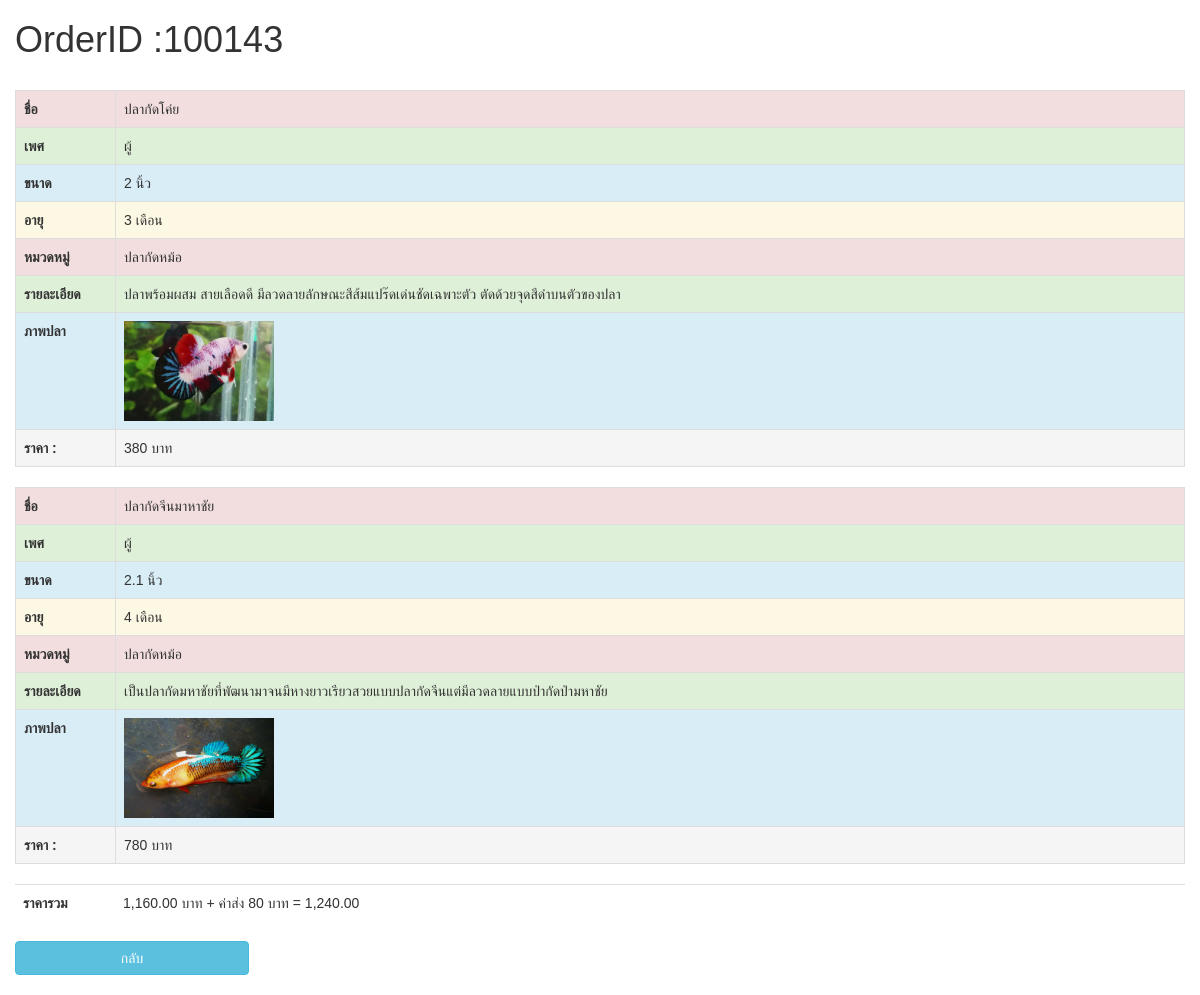
Screenshot of /admin/index.php?pagemenu=checkorder&OrderID=100143 with the database file from the repository.
### tables this page shows
CREATE TABLE IF NOT EXISTS `product` (
  `ProductID` int(100) NOT NULL AUTO_INCREMENT,
  `Product_Name` varchar(100) NOT NULL,
  `Product_Sex` varchar(100) NOT NULL,
  `Product_Size` varchar(100) NOT NULL,
  `Product_Age` varchar(100) NOT NULL,
  `ID_Category` int(100) NOT NULL,
  `Product_Content` varchar(10000) NOT NULL,
  `Product_Price` int(100) NOT NULL,
  `Product_Image` varchar(100) NOT NULL,
  `Product_Video` varchar(1000) NOT NULL,
  `Status` int(1) NOT NULL,
  PRIMARY KEY (`ProductID`)
);

CREATE TABLE IF NOT EXISTS `category` (
  `ID_Category` int(100) NOT NULL AUTO_INCREMENT,
  `Product_Category` varchar(100) NOT NULL,
  PRIMARY KEY (`ID_Category`)
);

### admin/mainfile/orderdetail.php (the view, shortened to what this page needs)
<?php
if(isset($_GET['OrderID'])){ ?>
<div class="container-fluid">
  <h1>OrderID :<?php echo $_GET['OrderID'];?> </h1>
  <div class="table-responsive ">
    <table width="400" class="table table-bordered" id="TableOrder" >
     <?php
     $ID = $_GET['OrderID'];
     $sql = "SELECT * FROM product WHERE ProductID in (SELECT ProductID FROM orders_detail WHERE OrderID = $ID )";
     $result = $con->query($sql);
     $total = 0;
     while($row = $result->fetch_assoc()) {
      $sqlcate = "SELECT * FROM category WHERE ID_Category = '" . $row['ID_Category'] . "' ";
      $resultcate = $con->query($sqlcate);
      $rowcate = mysqli_fetch_assoc($resultcate);
      $total = $total + $row['Product_Price'];
      ?>
      <table class="table table-bordered table-hover">
        <tr class="danger">
          <th style="width: 100px;">ชื่อ</th>
          <td><?php echo $row['Product_Name']?></td>
        </tr>
        <tr class="success">
          <th>เพศ</th>
          <td><?php echo $row['Product_Sex']?></td>
        </tr>
        <tr class="info">
          <th>ขนาด</th>
          <td><?php echo $row['Product_Size']?> นิ้ว</td>
        </tr>
        <tr class="warning">
          <th>อายุ</th>
          <td><?php echo $row['Product_Age']?> เดือน</td>
        </tr>
        <tr class="danger">
          <th>หมวดหมู่</th>
          <td><?php echo $rowcate['Product_Category']?></td>
        </tr>
        <tr class="success">
          <th>รายละเอียด</th>
          <td><?php echo $row['Product_Content']?></td>
        </tr>
        <tr class="info">
          <th>ภาพปลา</th>
          <td><img src="../images/<?php echo $row['Product_Image']?>" width="150" height="100" ></td>
        </tr>
        <tr class="active">
          <th>ราคา :</th>
          <td><?php echo $row['Product_Price']?> บาท </td>
        </tr>
      </table>
      <?php }?>
      <table class="table table-hover">
        <tr >
          <th style="width: 100px;"><b>ราคารวม</b></th>
          <td><?php echo number_format($total,2);?> บาท + ค่าส่ง 80 บาท = <?php echo number_format($total+80,2);?> </td>
        </tr>
      </table>
    </div>
    <a type="button" style="width: 20%;" class="btn  btn-info" href="index.php" >กลับ</a>
  </div>
      <?php  } ?>

### admin/mainfile/header.php (style rules this page uses)
body { font-family: Arial; }

### rows the page displays
product: Product_Name "ปลากัดโค่ย", Product_Sex "ผู้", Product_Size "2", Product_Age "3", ID_Category.Product_Category "ปลากัดหม้อ", Product_Content "ปลาพร้อมผสม สายเลือดดี มีลวดลายลักษณะสีส้มแปร๊ดเด่นชัดเฉพาะตัว ตัดด้วยจุดสีดำบนตัวของปลา", Product_Image (picture), Product_Price "380"
product: Product_Name "ปลากัดจีนมาหาชัย", Product_Sex "ผู้", Product_Size "2.1", Product_Age "4", ID_Category.Product_Category "ปลากัดหม้อ", Product_Content "เป็นปลากัดมหาชัยที่พัฒนามาจนมีหางยาวเรียวสวยแบบปลากัดจีนแต่มีลวดลายแบบป่ากัดป่ามหาชัย", Product_Image (picture), Product_Price "780"

### other values shown
$_GET['OrderID'] "100143"
$total "1,160.00"
$total+80 "1,240.00"
